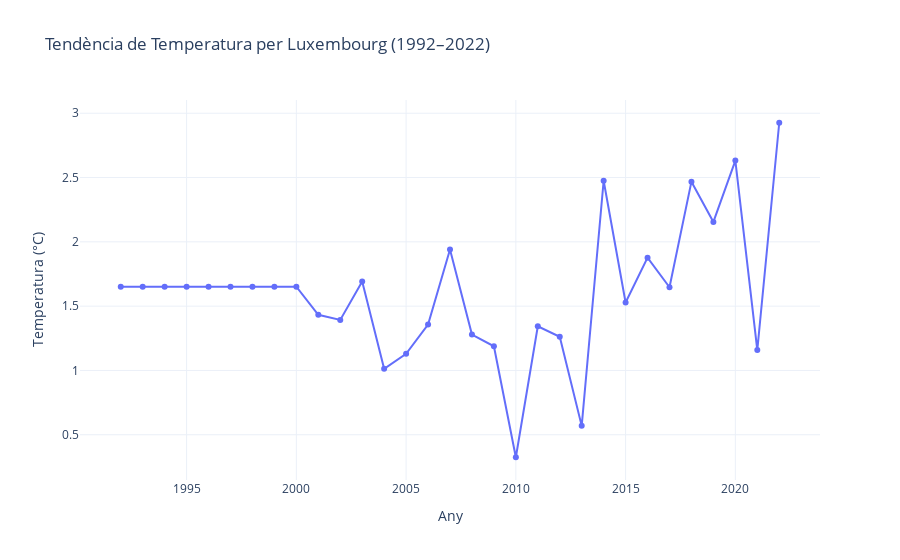

The notebook cell saved with this chart:
### Markdown cell above
Seguidament hem decidit fer un gràfic interactiu per poder visualitzar el païs que es vulgui i veure la seva tendència climàtica al llarg dels anys.

### Code cell
temp_cols = [col for col in climate.columns if col.startswith("F")]
climate_long = climate.melt(
    id_vars=["Country", "Continent"],
    value_vars=temp_cols,
    var_name="Year",
    value_name="Temperature"
)

# Convertim anys a enters
climate_long["Year"] = climate_long["Year"].str.replace("F", "").astype(int)

# Selector de país 

pais = "Luxembourg"   
df_pais = climate_long[climate_long["Country"] == pais]


# Gràfic de línies amb Plotly Express

fig = px.line(
    df_pais,
    x="Year",
    y="Temperature",
    title=f"Tendència de Temperatura per {pais} (1992–2022)",
    markers=True
)

fig.update_layout(
    xaxis_title="Any",
    yaxis_title="Temperatura (°C)",
    template="plotly_white"
)

fig.show()

### Figure 1 — Plotly figure (JSON) as saved in the notebook; plotly's stock layout.template omitted (floating-point values rounded to 4 significant figures)
{"data": [{"hovertemplate": "Year=%{x}<br>Temperature=%{y}<extra></extra>", "legendgroup": "", "line": {"color": "#636efa", "dash": "solid"}, "marker": {"symbol": "circle"}, "mode": "lines+markers", "name": "", "orientation": "v", "showlegend": false, "type": "scatter", "x": [1992, 1993, 1994, 1995, 1996, 1997, 1998, 1999, 2000, 2001, 2002, 2003, 2004, 2005, 2006, 2007, 2008, 2009, 2010, 2011, 2012, 2013, 2014, 2015, 2016, 2017, 2018, 2019, 2020, 2021, 2022], "xaxis": "x", "y": [1.651, 1.651, 1.651, 1.651, 1.651, 1.651, 1.651, 1.651, 1.651, 1.433, 1.393, 1.692, 1.013, 1.129, 1.357, 1.94, 1.279, 1.188, 0.325, 1.343, 1.262, 0.569, 2.475, 1.528, 1.877, 1.647, 2.468, 2.155, 2.632, 1.158, 2.926], "yaxis": "y"}], "layout": {"legend": {"tracegroupgap": 0}, "title": {"text": "Tendència de Temperatura per Luxembourg (1992–2022)"}, "xaxis": {"anchor": "y", "domain": [0, 1], "title": {"text": "Any"}}, "yaxis": {"anchor": "x", "domain": [0, 1], "title": {"text": "Temperatura (°C)"}}}}
